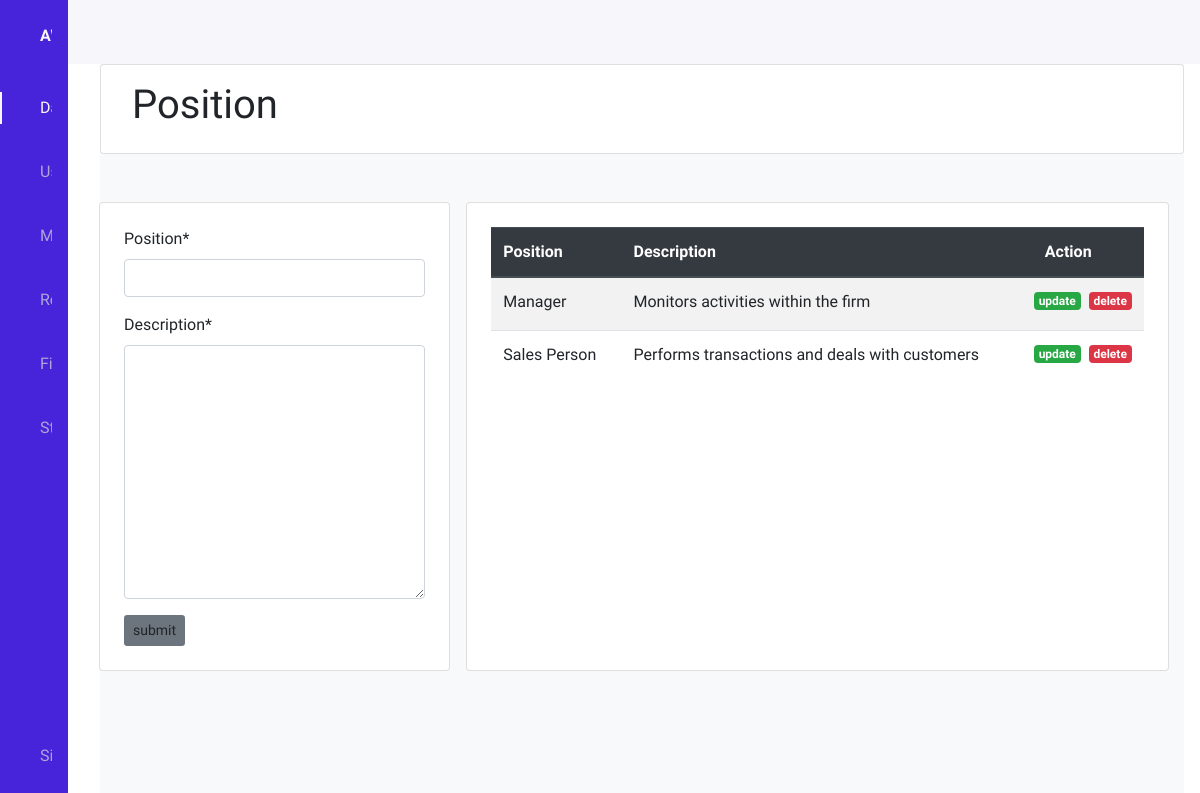
Page /position/ on the earlier database version.
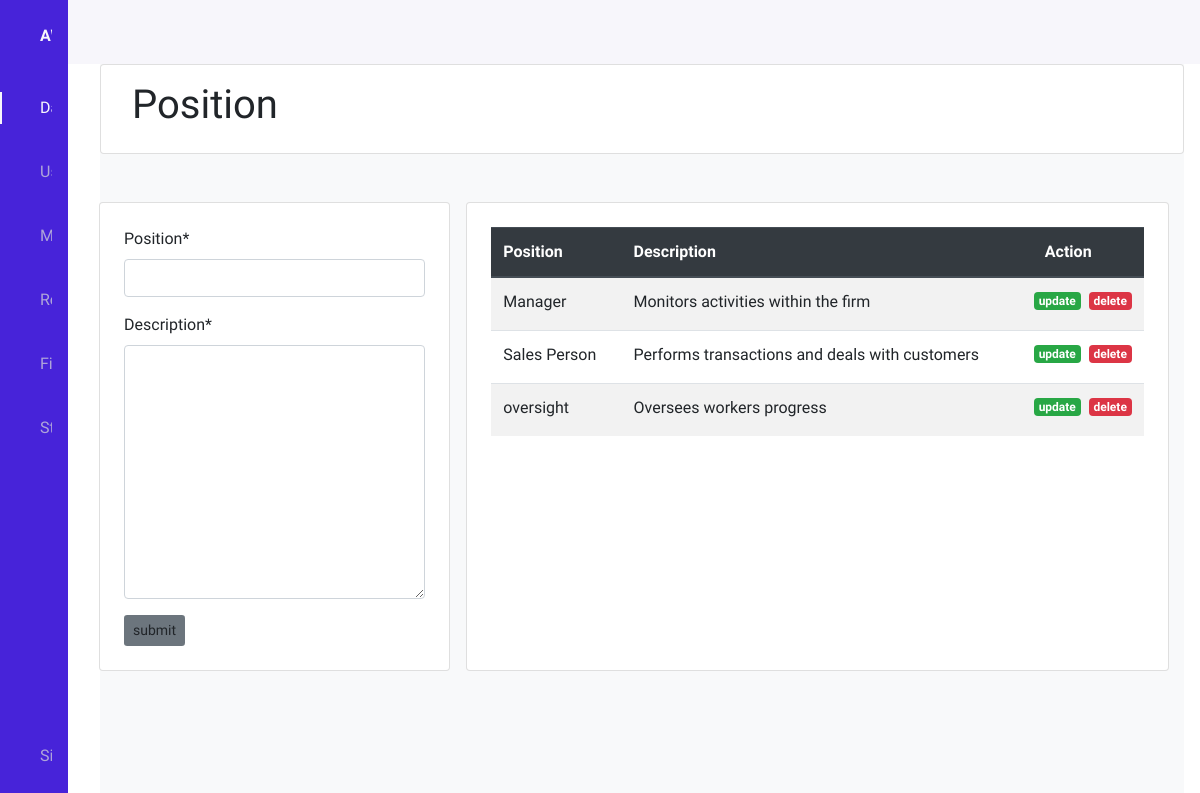
Same page on the later database version.
### records/models.py (models this page shows, shortened)
class Position(models.Model):
    position = models.CharField(max_length=100, unique=True)
    description = models.TextField()

### records/views.py (the view)
# urls.py: path('position/', views.add_position, name='position'),
def add_position(request):
    form = PositionForm
    positions = Position.objects.order_by('position')[:7]
    if request.method == 'POST':
        form = PositionForm(request.POST)
        if form.is_valid():
            form.save()
    context = {'form':form, 'positions':positions}
    return render(request, 'records/new_position.html', context)

### records/templates/records/new_position.html (shortened to what this page needs)
<!DOCTYPE html>
{% extends 'base.html' %} {% load crispy_forms_tags %}
    {% block header %}
    <div class="col card">
      <h1 class="p-3">Position</h1>
    </div>
    {% endblock header %} {% block content %}
    <div class="container py-5">
      <div class="d-flex justify-content-center">
        <div class="col-md-4 card p-4">
          <form method="POST" action="">
            {% csrf_token %} {{form|crispy}}
            <button class="btn btn-sm bg-secondary" type="submit">
              submit
            </button>
          </form>
        </div>
        <div class="col-md-8 card p-4 mx-3">
          <table class="table table-striped">
            <thead class="thead-dark">
              <tr>
                <th scope="col">Position</th>
                <th scope="col">Description</th>
                <th scope="col">Action</th>
              </tr>
            </thead>
            <tbody>
              {% for pos in positions %}
              <tr>
                <td>{{ pos.position }}</td>
                <td>{{ pos.description }}</td>
                <td>
                  <div class="row">
                    <h6>
                      <a href="" class="badge badge-success mx-1">update</a>
                    </h6>
                    <h6>
                      <a href="" class="badge badge-danger mx-1">delete</a>
                    </h6>
                  </div>
                </td>
              </tr>
              {% endfor %}
            </tbody>
          </table>
        </div>
      </div>
    </div>
    {% endblock content %}

Differences in the rows shown:
added Position: position "oversight", description "Oversees workers progress"
